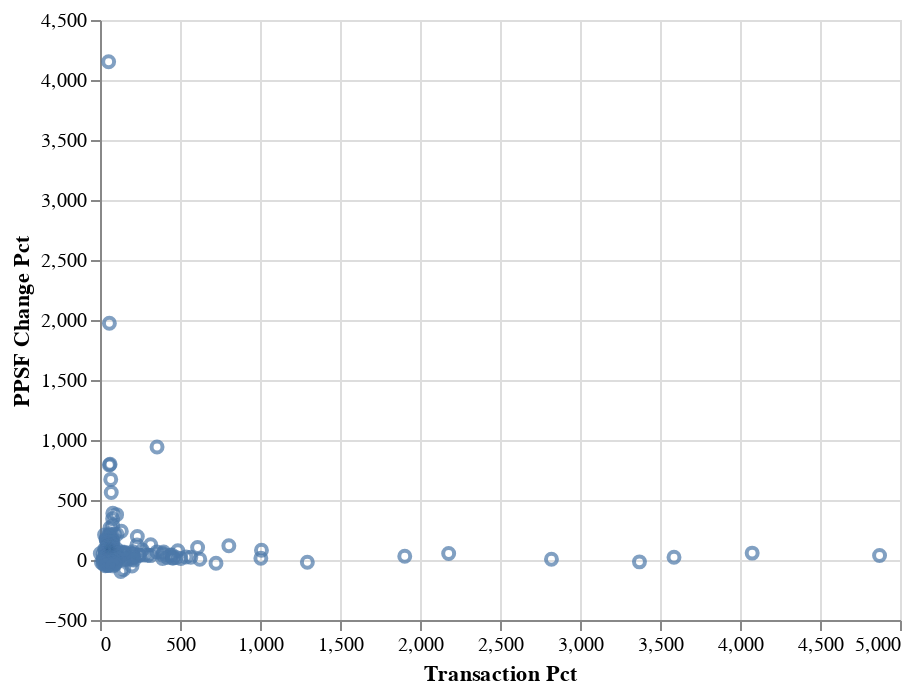

The notebook cell saved with this chart:
### Code cell
# plotting
alt.Chart(rank_change_comp).mark_point().encode(
    x = 'Transaction Pct',
    y = 'PPSF Change Pct'
)

### Figure 1 — Vega-Lite specification as saved in the notebook (floating-point values rounded to 4 significant figures; data arrays with more than 128 entries replaced by an {"elided": "..."} marker saying what was removed)
{"config": {"view": {"continuousWidth": 400, "continuousHeight": 300}}, "data": {"name": "data-13aaebb1d15b74249615c72537e55962"}, "mark": "point", "encoding": {"x": {"type": "quantitative", "field": "Transaction Pct"}, "y": {"type": "quantitative", "field": "PPSF Change Pct"}}, "$schema": "https://vega.github.io/schema/vega-lite/v4.8.1.json", "datasets": {"data-13aaebb1d15b74249615c72537e55962": {"elided": "1340 records"}}}
